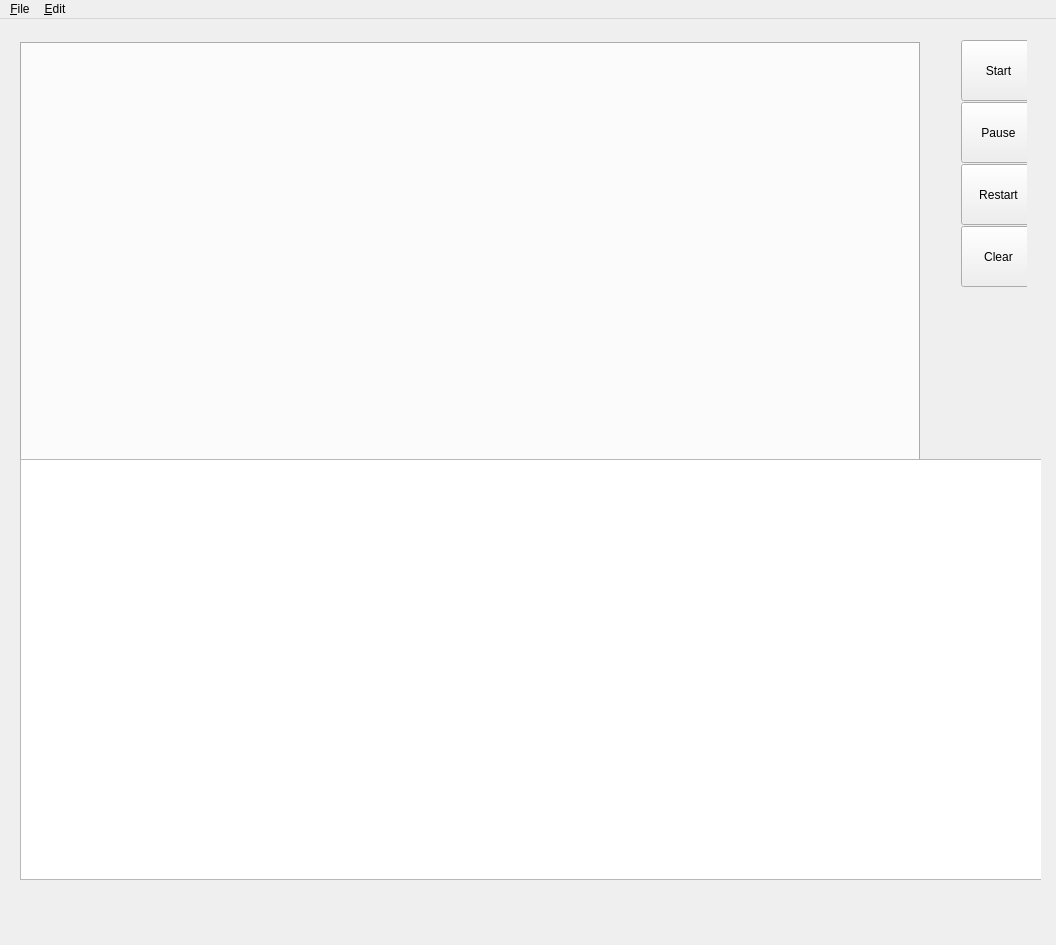
<?xml version="1.0" encoding="UTF-8"?>
<ui version="4.0">
 <class>MainWindow</class>
 <widget class="QMainWindow" name="MainWindow">
  <property name="geometry">
   <rect>
    <x>0</x>
    <y>0</y>
    <width>1056</width>
    <height>945</height>
   </rect>
  </property>
  <property name="sizePolicy">
   <sizepolicy hsizetype="Fixed" vsizetype="Fixed">
    <horstretch>0</horstretch>
    <verstretch>0</verstretch>
   </sizepolicy>
  </property>
  <property name="minimumSize">
   <size>
    <width>1056</width>
    <height>945</height>
   </size>
  </property>
  <property name="maximumSize">
   <size>
    <width>1056</width>
    <height>945</height>
   </size>
  </property>
  <property name="windowTitle">
   <string>FAIQ - Fire and Infiltration Quashing System</string>
  </property>
  <property name="windowIcon">
   <iconset>
    <normaloff>:/pixmaps/searchmonkey-300x300.png</normaloff>:/pixmaps/searchmonkey-300x300.png</iconset>
  </property>
  <widget class="QWidget" name="centralWidget">
   <widget class="QWidget" name="layoutWidget">
    <property name="geometry">
     <rect>
      <x>9</x>
      <y>12</y>
      <width>1032</width>
      <height>860</height>
     </rect>
    </property>
    <layout class="QGridLayout" name="gridLayout">
     <item row="0" column="0" colspan="2">
      <widget class="STabWidget" name="tabWidget">
       <property name="sizePolicy">
        <sizepolicy hsizetype="Fixed" vsizetype="Fixed">
         <horstretch>0</horstretch>
         <verstretch>0</verstretch>
        </sizepolicy>
       </property>
       <property name="minimumSize">
        <size>
         <width>900</width>
         <height>431</height>
        </size>
       </property>
       <property name="maximumSize">
        <size>
         <width>900</width>
         <height>431</height>
        </size>
       </property>
       <property name="currentIndex">
        <number>-1</number>
       </property>
       <property name="usesScrollButtons">
        <bool>false</bool>
       </property>
       <property name="movable">
        <bool>false</bool>
       </property>
      </widget>
     </item>
     <item row="1" column="0" rowspan="2" colspan="2">
      <widget class="QTextEdit" name="infoTextEdit">
       <property name="sizePolicy">
        <sizepolicy hsizetype="Fixed" vsizetype="Fixed">
         <horstretch>0</horstretch>
         <verstretch>0</verstretch>
        </sizepolicy>
       </property>
       <property name="minimumSize">
        <size>
         <width>1024</width>
         <height>421</height>
        </size>
       </property>
       <property name="maximumSize">
        <size>
         <width>1024</width>
         <height>421</height>
        </size>
       </property>
       <property name="focusPolicy">
        <enum>Qt::WheelFocus</enum>
       </property>
       <property name="acceptDrops">
        <bool>false</bool>
       </property>
       <property name="verticalScrollBarPolicy">
        <enum>Qt::ScrollBarAlwaysOff</enum>
       </property>
       <property name="horizontalScrollBarPolicy">
        <enum>Qt::ScrollBarAlwaysOff</enum>
       </property>
       <property name="readOnly">
        <bool>true</bool>
       </property>
       <property name="html">
        <string>&lt;!DOCTYPE HTML PUBLIC &quot;-//W3C//DTD HTML 4.0//EN&quot; &quot;http://www.w3.org/TR/REC-html40/strict.dtd&quot;&gt;
&lt;html&gt;&lt;head&gt;&lt;meta name=&quot;qrichtext&quot; content=&quot;1&quot; /&gt;&lt;style type=&quot;text/css&quot;&gt;
p, li { white-space: pre-wrap; }
&lt;/style&gt;&lt;/head&gt;&lt;body style=&quot; font-family:'MS Shell Dlg 2'; font-size:8.25pt; font-weight:400; font-style:normal;&quot;&gt;
&lt;p style=&quot;-qt-paragraph-type:empty; margin-top:0px; margin-bottom:0px; margin-left:0px; margin-right:0px; -qt-block-indent:0; text-indent:0px; font-size:8pt;&quot;&gt;&lt;/p&gt;&lt;/body&gt;&lt;/html&gt;</string>
       </property>
       <property name="textInteractionFlags">
        <set>Qt::NoTextInteraction</set>
       </property>
      </widget>
     </item>
    </layout>
   </widget>
   <widget class="QWidget" name="layoutWidget">
    <property name="geometry">
     <rect>
      <x>950</x>
      <y>10</y>
      <width>77</width>
      <height>264</height>
     </rect>
    </property>
    <layout class="QVBoxLayout" name="verticalLayout">
     <item>
      <widget class="QPushButton" name="startButton">
       <property name="sizePolicy">
        <sizepolicy hsizetype="Fixed" vsizetype="Fixed">
         <horstretch>0</horstretch>
         <verstretch>0</verstretch>
        </sizepolicy>
       </property>
       <property name="minimumSize">
        <size>
         <width>75</width>
         <height>61</height>
        </size>
       </property>
       <property name="maximumSize">
        <size>
         <width>75</width>
         <height>61</height>
        </size>
       </property>
       <property name="focusPolicy">
        <enum>Qt::ClickFocus</enum>
       </property>
       <property name="text">
        <string>Start</string>
       </property>
      </widget>
     </item>
     <item>
      <widget class="QPushButton" name="pauseButton">
       <property name="sizePolicy">
        <sizepolicy hsizetype="Fixed" vsizetype="Fixed">
         <horstretch>0</horstretch>
         <verstretch>0</verstretch>
        </sizepolicy>
       </property>
       <property name="minimumSize">
        <size>
         <width>75</width>
         <height>61</height>
        </size>
       </property>
       <property name="maximumSize">
        <size>
         <width>75</width>
         <height>61</height>
        </size>
       </property>
       <property name="focusPolicy">
        <enum>Qt::ClickFocus</enum>
       </property>
       <property name="text">
        <string>Pause</string>
       </property>
      </widget>
     </item>
     <item>
      <widget class="QPushButton" name="restartButton">
       <property name="sizePolicy">
        <sizepolicy hsizetype="Fixed" vsizetype="Fixed">
         <horstretch>0</horstretch>
         <verstretch>0</verstretch>
        </sizepolicy>
       </property>
       <property name="minimumSize">
        <size>
         <width>75</width>
         <height>61</height>
        </size>
       </property>
       <property name="maximumSize">
        <size>
         <width>75</width>
         <height>61</height>
        </size>
       </property>
       <property name="focusPolicy">
        <enum>Qt::ClickFocus</enum>
       </property>
       <property name="text">
        <string>Restart</string>
       </property>
      </widget>
     </item>
     <item>
      <widget class="QPushButton" name="clearButton">
       <property name="sizePolicy">
        <sizepolicy hsizetype="Fixed" vsizetype="Fixed">
         <horstretch>0</horstretch>
         <verstretch>0</verstretch>
        </sizepolicy>
       </property>
       <property name="minimumSize">
        <size>
         <width>75</width>
         <height>61</height>
        </size>
       </property>
       <property name="maximumSize">
        <size>
         <width>75</width>
         <height>61</height>
        </size>
       </property>
       <property name="focusPolicy">
        <enum>Qt::ClickFocus</enum>
       </property>
       <property name="text">
        <string>Clear</string>
       </property>
      </widget>
     </item>
    </layout>
   </widget>
  </widget>
  <widget class="QMenuBar" name="menuBar">
   <property name="geometry">
    <rect>
     <x>0</x>
     <y>0</y>
     <width>1056</width>
     <height>21</height>
    </rect>
   </property>
   <property name="mouseTracking">
    <bool>false</bool>
   </property>
   <property name="statusTip">
    <string notr="true"/>
   </property>
   <widget class="QMenu" name="menuFile">
    <property name="mouseTracking">
     <bool>false</bool>
    </property>
    <property name="statusTip">
     <string/>
    </property>
    <property name="title">
     <string>&amp;File</string>
    </property>
    <addaction name="actionStart"/>
    <addaction name="separator"/>
    <addaction name="actionExit"/>
   </widget>
   <widget class="QMenu" name="menuEdit">
    <property name="title">
     <string>&amp;Edit</string>
    </property>
    <addaction name="actionPause"/>
    <addaction name="separator"/>
    <addaction name="actionRestart"/>
    <addaction name="separator"/>
    <addaction name="actionClear"/>
   </widget>
   <addaction name="menuFile"/>
   <addaction name="menuEdit"/>
  </widget>
  <action name="actionExit">
   <property name="text">
    <string>Exit</string>
   </property>
   <property name="shortcutContext">
    <enum>Qt::ApplicationShortcut</enum>
   </property>
   <property name="autoRepeat">
    <bool>false</bool>
   </property>
  </action>
  <action name="actionRestart">
   <property name="enabled">
    <bool>true</bool>
   </property>
   <property name="text">
    <string>Restart</string>
   </property>
   <property name="toolTip">
    <string>Restart</string>
   </property>
   <property name="autoRepeat">
    <bool>false</bool>
   </property>
  </action>
  <action name="actionStart">
   <property name="enabled">
    <bool>true</bool>
   </property>
   <property name="text">
    <string>Start</string>
   </property>
   <property name="autoRepeat">
    <bool>false</bool>
   </property>
  </action>
  <action name="actionPause">
   <property name="enabled">
    <bool>true</bool>
   </property>
   <property name="text">
    <string>Pause</string>
   </property>
   <property name="autoRepeat">
    <bool>false</bool>
   </property>
  </action>
  <action name="actionClear">
   <property name="enabled">
    <bool>true</bool>
   </property>
   <property name="text">
    <string>Clear</string>
   </property>
   <property name="autoRepeat">
    <bool>false</bool>
   </property>
  </action>
 </widget>
 <layoutdefault spacing="6" margin="11"/>
 <customwidgets>
  <customwidget>
   <class>STabWidget</class>
   <extends>QTabWidget</extends>
   <header>stabwidget.h</header>
   <container>1</container>
  </customwidget>
 </customwidgets>
 <resources>
  <include location="../hack/resources.qrc"/>
 </resources>
 <connections>
  <connection>
   <sender>actionExit</sender>
   <signal>triggered()</signal>
   <receiver>MainWindow</receiver>
   <slot>close()</slot>
   <hints>
    <hint type="sourcelabel">
     <x>-1</x>
     <y>-1</y>
    </hint>
    <hint type="destinationlabel">
     <x>469</x>
     <y>318</y>
    </hint>
   </hints>
  </connection>
 </connections>
</ui>
